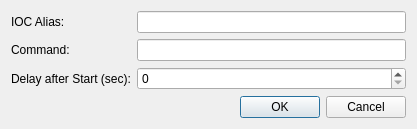
<?xml version="1.0" encoding="UTF-8"?>
<ui version="4.0">
 <class>Dialog</class>
 <widget class="QDialog" name="Dialog">
  <property name="geometry">
   <rect>
    <x>0</x>
    <y>0</y>
    <width>417</width>
    <height>129</height>
   </rect>
  </property>
  <property name="windowTitle">
   <string>Dialog</string>
  </property>
  <layout class="QGridLayout" name="gridLayout">
   <item row="0" column="0">
    <widget class="QLabel" name="label_3">
     <property name="text">
      <string>IOC Alias:</string>
     </property>
    </widget>
   </item>
   <item row="1" column="0">
    <widget class="QLabel" name="label">
     <property name="text">
      <string>Command:</string>
     </property>
    </widget>
   </item>
   <item row="1" column="1">
    <widget class="QLineEdit" name="cmdEdit"/>
   </item>
   <item row="3" column="0" colspan="2">
    <widget class="QDialogButtonBox" name="buttonBox">
     <property name="orientation">
      <enum>Qt::Horizontal</enum>
     </property>
     <property name="standardButtons">
      <set>QDialogButtonBox::Cancel|QDialogButtonBox::Ok</set>
     </property>
    </widget>
   </item>
   <item row="2" column="0">
    <widget class="QLabel" name="label_2">
     <property name="text">
      <string>Delay after Start (sec):</string>
     </property>
    </widget>
   </item>
   <item row="0" column="1">
    <widget class="QLineEdit" name="aliasEdit"/>
   </item>
   <item row="2" column="1">
    <widget class="QSpinBox" name="delayEdit"/>
   </item>
  </layout>
 </widget>
 <resources/>
 <connections>
  <connection>
   <sender>buttonBox</sender>
   <signal>accepted()</signal>
   <receiver>Dialog</receiver>
   <slot>accept()</slot>
   <hints>
    <hint type="sourcelabel">
     <x>248</x>
     <y>254</y>
    </hint>
    <hint type="destinationlabel">
     <x>157</x>
     <y>274</y>
    </hint>
   </hints>
  </connection>
  <connection>
   <sender>buttonBox</sender>
   <signal>rejected()</signal>
   <receiver>Dialog</receiver>
   <slot>reject()</slot>
   <hints>
    <hint type="sourcelabel">
     <x>316</x>
     <y>260</y>
    </hint>
    <hint type="destinationlabel">
     <x>286</x>
     <y>274</y>
    </hint>
   </hints>
  </connection>
 </connections>
</ui>
